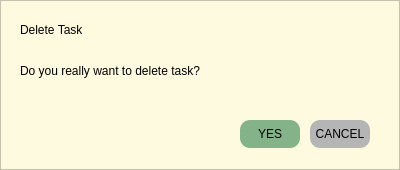
<?xml version="1.0" encoding="UTF-8"?>
<ui version="4.0">
 <class>Dialog</class>
 <widget class="QDialog" name="Dialog">
  <property name="geometry">
   <rect>
    <x>0</x>
    <y>0</y>
    <width>400</width>
    <height>170</height>
   </rect>
  </property>
  <property name="windowTitle">
   <string>Dialog</string>
  </property>
  <widget class="QLabel" name="label">
   <property name="geometry">
    <rect>
     <x>20</x>
     <y>20</y>
     <width>141</width>
     <height>20</height>
    </rect>
   </property>
   <property name="styleSheet">
    <string notr="true">font: 75 14pt &quot;AvenirNext LT Pro Bold&quot;;</string>
   </property>
   <property name="text">
    <string>Delete Task</string>
   </property>
  </widget>
  <widget class="QLabel" name="label_2">
   <property name="geometry">
    <rect>
     <x>20</x>
     <y>60</y>
     <width>361</width>
     <height>21</height>
    </rect>
   </property>
   <property name="styleSheet">
    <string notr="true">font: 75 10pt &quot;AvenirNext LT Pro &quot;;</string>
   </property>
   <property name="text">
    <string>Do you really want to delete task?</string>
   </property>
  </widget>
  <widget class="QFrame" name="frame">
   <property name="geometry">
    <rect>
     <x>0</x>
     <y>0</y>
     <width>400</width>
     <height>170</height>
    </rect>
   </property>
   <property name="styleSheet">
    <string notr="true">background-color: rgb(254, 250, 224);</string>
   </property>
   <property name="frameShape">
    <enum>QFrame::StyledPanel</enum>
   </property>
   <property name="frameShadow">
    <enum>QFrame::Raised</enum>
   </property>
   <widget class="QPushButton" name="confirm">
    <property name="geometry">
     <rect>
      <x>240</x>
      <y>120</y>
      <width>60</width>
      <height>28</height>
     </rect>
    </property>
    <property name="maximumSize">
     <size>
      <width>60</width>
      <height>28</height>
     </size>
    </property>
    <property name="cursor">
     <cursorShape>PointingHandCursor</cursorShape>
    </property>
    <property name="styleSheet">
     <string notr="true">QPushButton#confirm{
   background-color:rgb(132, 178, 137);
	border-radius: 10px;
}

QPushButton:hover#confirm{
   background-color: rgb(132, 178, 137);
	border-radius: 10px;
	color: rgb(255, 255, 255);
	font: 75 7pt &quot;AvenirNext LT Pro Bold&quot;;
	
}</string>
    </property>
    <property name="text">
     <string>YES</string>
    </property>
   </widget>
   <widget class="QPushButton" name="cancel">
    <property name="geometry">
     <rect>
      <x>310</x>
      <y>120</y>
      <width>60</width>
      <height>28</height>
     </rect>
    </property>
    <property name="maximumSize">
     <size>
      <width>60</width>
      <height>28</height>
     </size>
    </property>
    <property name="cursor">
     <cursorShape>PointingHandCursor</cursorShape>
    </property>
    <property name="styleSheet">
     <string notr="true">QPushButton#cancel{
   background-color: rgb(181, 181, 181);
	border-radius: 10px;
}

QPushButton:hover#cancel{
   background-color: rgb(181, 181, 181);
	border-radius: 10px;
	color: rgb(255, 255, 255);
	font: 75 7pt &quot;AvenirNext LT Pro Bold&quot;;
	
}</string>
    </property>
    <property name="text">
     <string>CANCEL</string>
    </property>
   </widget>
  </widget>
  <zorder>frame</zorder>
  <zorder>label</zorder>
  <zorder>label_2</zorder>
 </widget>
 <resources/>
 <connections/>
</ui>
